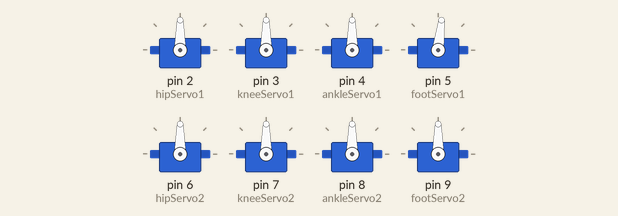
Simulated run of this sketch. Board: Arduino Uno, built with avr-gcc and run on an emulated ATmega328P. Parts: 8 × servo.

Above: at 0.05 s.
At 0.4 s:
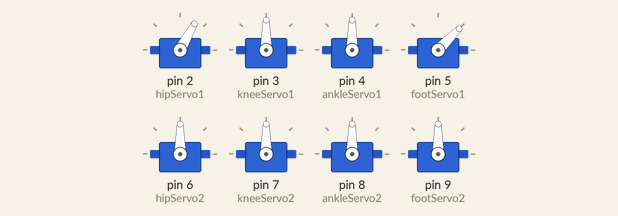
At 0.75 s:
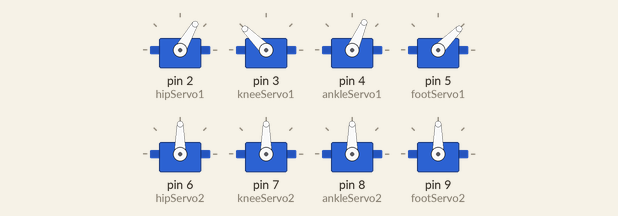
At 1.5 s:
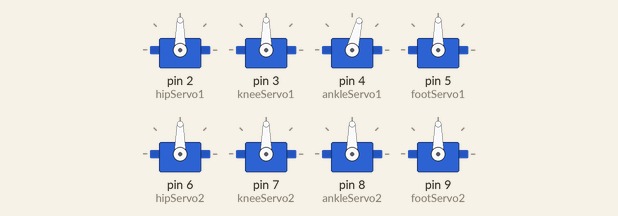
At 2.5 s:
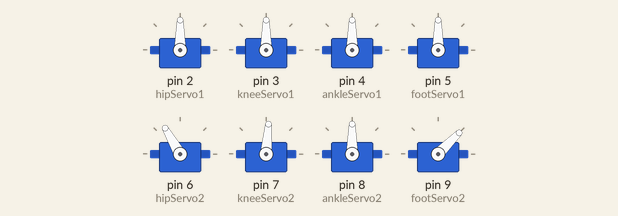
At 3.55 s:
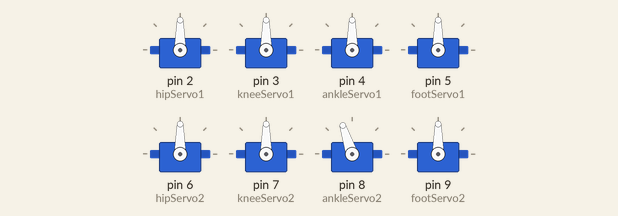
Timing chart, 0 to 5.4 s (numbered marks = the images above):
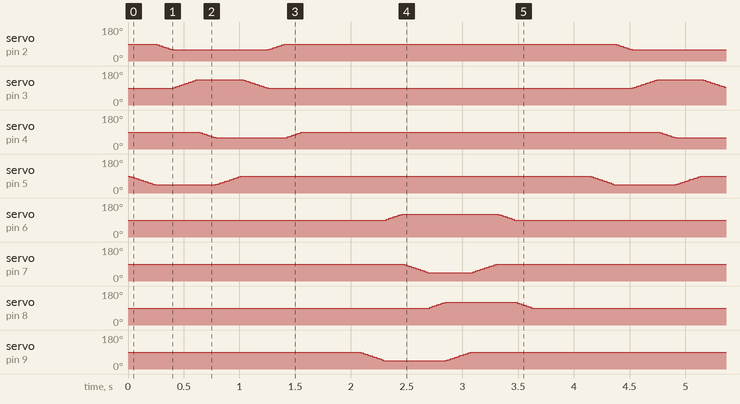

The sketch:

legs_control.ino
```cpp
#include <Servo.h>

// Define servo objects for left leg
Servo hipServo1;
Servo kneeServo1;
Servo ankleServo1;
Servo footServo1;

// Define servo objects for right leg
Servo hipServo2;
Servo kneeServo2;
Servo ankleServo2;
Servo footServo2;


void smoothMove1(Servo &servo, int startAngle, int endAngle, int stepDelay) {
  if (startAngle < endAngle) {
    for (int i = startAngle; i <= endAngle; i++) {
      servo.write(i);
      delay(stepDelay);
    }
  } else {
    for (int i = startAngle; i >= endAngle; i--) {
      servo.write(i);
      delay(stepDelay);
    }
  }
}


// Function to move a servo from startAngle to endAngle with a specific step delay
void smoothMove2(Servo &servo, int startAngle, int endAngle, int stepDelay) {
  if (startAngle > endAngle) {
    for (int i = startAngle; i >= endAngle; i--) {
      servo.write(i);
      delay(stepDelay);
    }

  } else {
    for (int i = startAngle; i <= endAngle; i++) {
      servo.write(i);
      delay(stepDelay);
    }
  }
}


void setup() {
  // Attach the servo objects to specific pins
  hipServo1.attach(2);
  kneeServo1.attach(3);
  ankleServo1.attach(4);
  footServo1.attach(5);

  hipServo2.attach(6);
  kneeServo2.attach(7);
  ankleServo2.attach(8);
  footServo2.attach(9);
}

void loop() {

//************************* Left ************************

  // Step 1: Lift the leg by moving the foot up
  smoothMove1(footServo1, 90, 45, 5);

  // Step 2: Move the leg forward by moving the hip forward
  smoothMove1(hipServo1, 90, 60, 5);


  // Step 3: Straighten the knee to extend the leg
  smoothMove1(kneeServo1, 90, 135, 5);

  // Step 4: Adjust the ankle to place the foot correctly
  smoothMove1(ankleServo1, 90, 60, 5);

  // Step 5: Lower the foot to the ground
  smoothMove1(footServo1, 45, 90, 5);

  // Step 6: Bend the knee to prepare for the next step
  smoothMove1(kneeServo1, 135, 90, 5);

  // Step 7: Move the hip back to original position
  smoothMove1(hipServo1, 60, 90, 5);

  // Step 8: Reset the ankle
  smoothMove1(ankleServo1, 60, 90, 5);

  // Delay before starting the next cycle
  delay(500);

//--------------------------------------------------------------------------------------
  //************************* Right ************************


// Step 1: Lift the leg by moving the foot up
  smoothMove2(footServo2, 90, 45, 5);

  // Step 2: Move the leg forward by moving the hip forward
  smoothMove2(hipServo2, 90, 120, 5);

  // Step 3: Straighten the knee to extend the leg
  smoothMove2(kneeServo2, 90, 45, 5);

  // Step 4: Adjust the ankle to place the foot correctly
  smoothMove2(ankleServo2, 90, 120, 5);

  // Step 5: Lower the foot to the ground
  smoothMove2(footServo2, 45, 90, 5);

  // Step 6: Bend the knee to prepare for the next step
  smoothMove2(kneeServo2, 45, 90, 5);

  // Step 7: Move the hip back to original position
  smoothMove2(hipServo2, 120, 90, 5);

  // Step 8: Reset the ankle
  smoothMove2(ankleServo2, 120, 90, 5);

  // Delay before starting the next cycle
  delay(500);


}
```

hands.ino
```cpp

```

Measured:
- by itself, servo on pin 4 (ankleServo1): repeats every 4.1 s: 82° 0.02 s, 78° 0.02 s, 74° 0.02 s, 70° 0.02 s, 66° 0.02 s, 62° 0.02 s, 60° 0.64 s, 64° 0.02 s, 68° 0.02 s, 72° 0.02 s, 76° 0.02 s, 80° 0.02 s, 84° 0.02 s, 88° 0.02 s, 90° 3.2 s, 86° 0.02 s
- by itself, servo on pin 6 (hipServo2): repeats every 4.1 s: 98° 0.02 s, 102° 0.02 s, 106° 0.02 s, 110° 0.02 s, 114° 0.02 s, 118° 0.02 s, 120° 0.86 s, 118° 0.02 s, 114° 0.02 s, 110° 0.02 s, 106° 0.02 s, 102° 0.02 s, 98° 0.02 s, 94° 0.02 s, 90° 3.0 s, 94° 0.02 s
